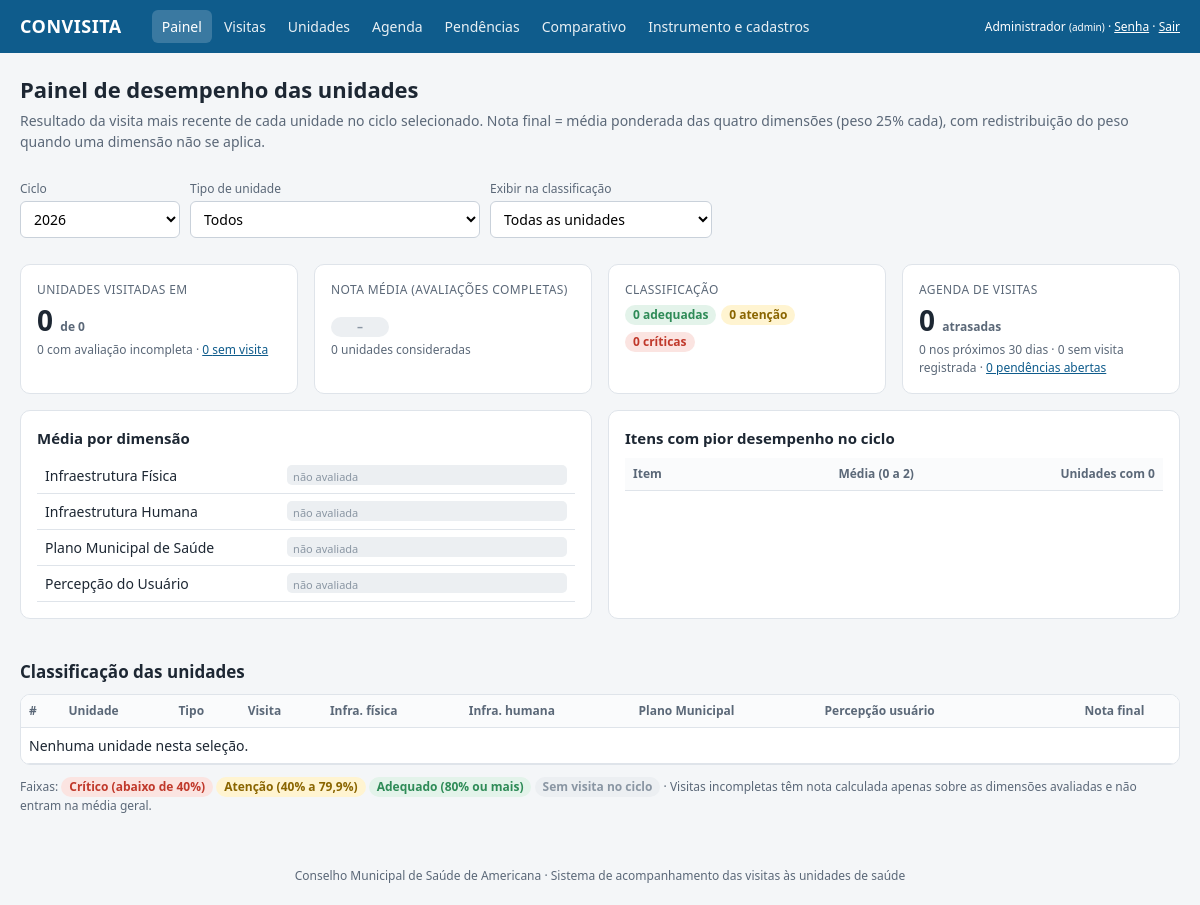
/ (signed in), run on the app's committed database.
### tables this page shows
CREATE TABLE faixa_classificacao (
  id               TINYINT UNSIGNED PRIMARY KEY,
  cor              VARCHAR(10)  NOT NULL,               
  rotulo           VARCHAR(60)  NOT NULL,
  limite_inferior  DECIMAL(6,4) NOT NULL,               
  limite_superior  DECIMAL(6,4) NOT NULL                
);

### inc/consultas.php (called while the page is built, shortened)
<?php
function ciclo_padrao(): int
{
    $c = linha("SELECT c.id FROM ciclo c JOIN visita v ON v.ciclo_id = c.id
                 WHERE v.situacao IN ('concluida','incompleta')
                 ORDER BY c.data_inicio DESC LIMIT 1");
    return (int)($c['id'] ?? 0);
}

### inc/base.php (the view, shortened to what this page needs)
<?php
function cfg(string $k)
{
    static $c = null;
    if ($c === null) $c = require __DIR__ . '/../config.php';
    return $c[$k] ?? null;
}
function db(): PDO
{
    static $pdo = null;
    if ($pdo === null) {
        $dsn = sprintf('mysql:host=%s;port=%d;dbname=%s;charset=utf8mb4', cfg('db_host'), cfg('db_porta'), cfg('db_nome'));
        try {
            $pdo = new PDO($dsn, cfg('db_usuario'), cfg('db_senha'), [
                PDO::ATTR_ERRMODE => PDO::ERRMODE_EXCEPTION,
                PDO::ATTR_DEFAULT_FETCH_MODE => PDO::FETCH_ASSOC,
                PDO::ATTR_EMULATE_PREPARES => false,
            ]);
        } catch (PDOException $ex) {
            http_response_code(500);
            echo '<p style="font-family:sans-serif">Não foi possível conectar ao banco <b>' . e((string)cfg('db_nome'))
               . '</b>. Verifique se o MySQL do XAMPP está ligado e se o banco foi instalado '
               . '(<a href="instalar.php">instalar.php</a>).</p>';
            exit;
        }
    }
    return $pdo;
}
function consulta(string $sql, array $p = []): array
{
    $st = db()->prepare($sql);
    $st->execute($p);
    return $st->fetchAll();
}
function linha(string $sql, array $p = []): ?array
{
    $r = consulta($sql, $p);
    return $r[0] ?? null;
}
function e($s): string { return htmlspecialchars((string)($s ?? ''), ENT_QUOTES, 'UTF-8'); }
function pct($x, int $casas = 1): string
{
    if ($x === null || $x === '') return '–';
    return number_format((float)$x * 100, $casas, ',', '.') . '%';
}
function faixas(): array
{
    static $f = null;
    if ($f === null) $f = consulta('SELECT * FROM faixa_classificacao ORDER BY limite_inferior');
    return $f;
}
function farol($x): string
{
    if ($x === null || $x === '') return 'cinza';
    return 'cinza';
}
function selo($x, bool $comTexto = true): string
{
    $c = farol($x);
    return '<span class="selo ' . $c . '">' . ($comTexto ? pct($x) : '&nbsp;') . '</span>';
}
function barra($x): string
{
    if ($x === null) return '<div class="barra vazia"><span>não avaliada</span></div>';
    $w = max(0, min(100, (float)$x * 100));
    return '<div class="barra"><i class="' . farol($x) . '" style="width:' . $w . '%"></i><span>' . pct($x) . '</span></div>';
}
function get(string $k, $padrao = null) { $v = $_GET[$k] ?? $padrao; return is_string($v) ? trim($v) : $v; }
function ciclos(): array { return consulta('SELECT * FROM ciclo ORDER BY data_inicio DESC'); }
function opcoes(array $linhas, string $chave, string $texto, $selecionado, string $vazio = ''): string
{
    $h = $vazio !== '' ? '<option value="">' . e($vazio) . '</option>' : '';
    foreach ($linhas as $l) {
        $s = ((string)$l[$chave] === (string)$selecionado) ? ' selected' : '';
        $h .= '<option value="' . e($l[$chave]) . '"' . $s . '>' . e($l[$texto]) . '</option>';
    }
    return $h;
}

### index.php (shortened to what this page needs)
<?php
require __DIR__ . '/inc/base.php';
require __DIR__ . '/inc/consultas.php';
$cicloId = (int)get('ciclo', ciclo_padrao());
$tipoId = (int)get('tipo', 0) ?: null;
$res = $cicloId ? resultados_ciclo($cicloId, $tipoId) : [];
$completas = array_filter($res, fn($r) => $r['situacao'] === 'concluida');
$exibir = in_array(get('exibir'), ['visitadas', 'sem_visita'], true) ? get('exibir') : 'todas';
$filtroTipo = fn(string $conector, string $alias = 'u.') => $tipoId ? " $conector {$alias}tipo_id = $tipoId" : '';
$visitadas = array_column($res, 'unidade_id');
$faltantes = array_values(array_filter(consulta(
    "SELECT u.id AS unidade_id, u.nome AS unidade, t.nome AS tipo_unidade, a.ultima_visita, a.visita_id, a.nota_final
       FROM unidade u LEFT JOIN tipo_unidade t ON t.id = u.tipo_id LEFT JOIN vw_agenda a ON a.unidade_id = u.id
      WHERE u.situacao = 'ativa'" . $filtroTipo('AND') . ' ORDER BY u.nome'),
    fn($u) => !in_array($u['unidade_id'], $visitadas)));
$totUnid = (int)linha("SELECT COUNT(*) n FROM unidade WHERE situacao = 'ativa'" . $filtroTipo('AND', ''))['n'];
$media = $completas ? array_sum(array_column($completas, 'nota_final')) / count($completas) : null;
$dist = ['verde' => 0, 'amarelo' => 0, 'vermelho' => 0];
$medDim = [];
foreach (['perc_infra_fisica' => 'Infraestrutura Física', 'perc_infra_humana' => 'Infraestrutura Humana',
          'perc_plano_municipal' => 'Plano Municipal de Saúde', 'perc_percepcao_usuario' => 'Percepção do Usuário'] as $k => $rot) {
    $v = array_filter(array_column($res, $k), fn($x) => $x !== null);
    $medDim[$rot] = $v ? array_sum($v) / count($v) : null;
}
$agenda = linha("SELECT SUM(situacao_agenda='atrasada') atrasadas, SUM(situacao_agenda='sem_visita') sem_visita,
                        SUM(situacao_agenda='proximos_30_dias') proximas FROM vw_agenda a JOIN unidade u ON u.id = a.unidade_id"
                 . $filtroTipo('WHERE'));
$pend = (int)linha("SELECT COUNT(*) n FROM pendencia p JOIN unidade u ON u.id = p.unidade_id WHERE p.situacao IN ('aberta','em_andamento')"
                 . $filtroTipo('AND'))['n'];
$itens = $cicloId ? medias_itens($cicloId, $tipoId) : [];
usort($itens, fn($a, $b) => ($a['media'] ?? 9) <=> ($b['media'] ?? 9));
require __DIR__ . '/inc/topo.php';
?>
<div class="cab">
  <div><h1>Painel de desempenho das unidades</h1>
  <p class="sub">Resultado da visita mais recente de cada unidade no ciclo selecionado. Nota final = média ponderada das quatro dimensões (peso 25% cada), com redistribuição do peso quando uma dimensão não se aplica.</p></div>
  <form class="filtros nao-imprimir" method="get">
    <div><label>Ciclo</label><select name="ciclo" onchange="this.form.submit()"><?= opcoes(ciclos(), 'id', 'nome', $cicloId) ?></select></div>
    <div><label>Tipo de unidade</label><select name="tipo" onchange="this.form.submit()"><?= opcoes(consulta('SELECT * FROM tipo_unidade ORDER BY nome'), 'id', 'nome', $tipoId, 'Todos') ?></select></div>
    <div><label>Exibir na classificação</label><select name="exibir" onchange="this.form.submit()">
      <?php foreach (['todas' => 'Todas as unidades', 'visitadas' => 'Somente visitadas', 'sem_visita' => 'Somente sem visita no ciclo'] as $k => $r): ?>
        <option value="<?= $k ?>" <?= $exibir === $k ? 'selected' : '' ?>><?= e($r) ?></option><?php endforeach; ?></select></div>
  </form>
</div>
<div class="grade g4">
  <div class="cartao kpi"><div class="rot">Unidades visitadas em <?= e($ciclo['nome'] ?? '') ?></div><div class="valor"><?= count($res) ?> <small class="mini">de <?= $totUnid ?></small></div><div class="det"><?= count($res) - count($completas) ?> com avaliação incompleta · <a href="?ciclo=<?= $cicloId ?>&tipo=<?= (int)$tipoId ?>&exibir=sem_visita#classificacao"><?= count($faltantes) ?> sem visita</a></div></div>
  <div class="cartao kpi"><div class="rot">Nota média (avaliações completas)</div><div class="valor"><?= selo($media) ?></div><div class="det"><?= count($completas) ?> unidades consideradas</div></div>
  <div class="cartao kpi"><div class="rot">Classificação</div><div class="valor" style="font-size:18px">
    <span class="selo verde"><?= $dist['verde'] ?> adequadas</span> <span class="selo amarelo"><?= $dist['amarelo'] ?> atenção</span> <span class="selo vermelho"><?= $dist['vermelho'] ?> críticas</span></div></div>
  <div class="cartao kpi"><div class="rot">Agenda de visitas</div><div class="valor"><?= (int)$agenda['atrasadas'] ?> <small class="mini">atrasadas</small></div>
    <div class="det"><?= (int)$agenda['proximas'] ?> nos próximos 30 dias · <?= (int)$agenda['sem_visita'] ?> sem visita registrada · <a href="pendencias.php"><?= $pend ?> pendências abertas</a></div></div>
</div>
<div class="grade g2">
  <div class="cartao"><h3 style="margin-top:0">Média por dimensão</h3>
    <table><?php foreach ($medDim as $rot => $v): ?><tr><td style="width:45%"><?= e($rot) ?></td><td><?= barra($v) ?></td></tr><?php endforeach; ?></table>
  </div>
  <div class="cartao"><h3 style="margin-top:0">Itens com pior desempenho no ciclo</h3>
    <table><tr><th>Item</th><th class="num">Média (0 a 2)</th><th class="num">Unidades com 0</th></tr>
    <?php foreach (array_slice($itens, 0, 5) as $i): ?>
      <tr><td><b><?= e($i['codigo']) ?></b> <?= e($i['nome']) ?></td><td class="num"><?= $i['media'] === null ? '–' : number_format((float)$i['media'], 2, ',', '') ?></td><td class="num"><?= (int)$i['zeros'] ?></td></tr>
    <?php endforeach; ?></table>
  </div>
</div>
<h2 id="classificacao">Classificação das unidades</h2>
<div class="tabela"><table>
  <tr><th>#</th><th>Unidade</th><th>Tipo</th><th>Visita</th><th>Infra. física</th><th>Infra. humana</th><th>Plano Municipal</th><th>Percepção usuário</th><th class="num">Nota final</th><th></th></tr>
  <?php if (($exibir === 'sem_visita' || !$res) && ($exibir === 'visitadas' || !$faltantes)): ?><tr><td colspan="10">Nenhuma unidade nesta seleção.</td></tr><?php endif; ?>
</table></div>
<p class="legenda">Faixas: <?php foreach (faixas() as $f): ?><span class="selo <?= e($f['cor']) ?>"><?= e($f['rotulo']) ?></span> <?php endforeach; ?>
 <span class="selo cinza">Sem visita no ciclo</span> · Visitas incompletas têm nota calculada apenas sobre as dimensões avaliadas e não entram na média geral.</p>
<?php require __DIR__ . '/inc/rodape.php';

### assets/estilo.css (style rules this page uses)
:root { --fundo:#f4f6f8; --cartao:#fff; --texto:#1d2733; --suave:#5b6878; --linha:#dfe4ea; --primaria:#0f5c8c; --primaria-esc:#0a4468; --verde:#2e8b57; --verde-f:#e3f3ea; --amarelo:#c99400; --amarelo-f:#fff4d1; --vermelho:#c0392b; --vermelho-f:#fbe4e1; --cinza:#8a96a3; --cinza-f:#eceff2; }
* { box-sizing:border-box }
body { margin:0;font:14px/1.5 "Segoe UI",Roboto,Arial,sans-serif;color:var(--texto);background:var(--fundo) }
a { color:var(--primaria) }
h1 { font-size:22px;margin:0 0 4px }
h2 { font-size:17px;margin:24px 0 10px }
h3 { font-size:15px;margin:16px 0 8px }
.sub { color:var(--suave);margin:0 0 16px }
.cartao { background:var(--cartao);border:1px solid var(--linha);border-radius:10px;padding:16px;margin-bottom:16px }
.grade { display:grid;gap:16px }
.g4 { grid-template-columns:repeat(auto-fit,minmax(200px,1fr)) }
.g2 { grid-template-columns:repeat(auto-fit,minmax(380px,1fr)) }
.kpi .valor { font-size:28px;font-weight:600 }
.kpi .rot { color:var(--suave);font-size:12px;text-transform:uppercase;letter-spacing:.4px }
.kpi .det { font-size:12px;color:var(--suave) }
table { width:100%;border-collapse:collapse;background:var(--cartao) }
th,td { padding:7px 8px;border-bottom:1px solid var(--linha);text-align:left;vertical-align:top }
th { font-size:12px;color:var(--suave);font-weight:600;background:#fafbfc;position:sticky;top:0 }
td.num,th.num { text-align:right;white-space:nowrap }
.tabela { overflow-x:auto;border:1px solid var(--linha);border-radius:10px }
.tabela table { border:0 }
.selo { display:inline-block;min-width:58px;text-align:center;padding:1px 8px;border-radius:12px;font-weight:600;font-size:12px }
.selo.verde { background:var(--verde-f);color:var(--verde) }
.selo.amarelo { background:var(--amarelo-f);color:#8a6500 }
.selo.vermelho { background:var(--vermelho-f);color:var(--vermelho) }
.selo.cinza { background:var(--cinza-f);color:var(--cinza) }
.barra { position:relative;height:20px;background:var(--cinza-f);border-radius:5px;overflow:hidden;min-width:120px }
.barra span { position:relative;font-size:11px;padding-left:6px;line-height:20px;font-weight:600 }
.barra.vazia span { color:var(--cinza);font-weight:400 }
.filtros { display:flex;flex-wrap:wrap;gap:10px;align-items:end;margin-bottom:14px }
label { display:block;font-size:12px;color:var(--suave);margin-bottom:3px }
input[type=text],input[type=date],input[type=number],input[type=password],select,textarea { width:100%;padding:7px 9px;border:1px solid #c9d1da;border-radius:6px;font:inherit;background:#fff }
.filtros > div { min-width:160px }
.cab { display:flex;justify-content:space-between;align-items:flex-start;gap:12px;flex-wrap:wrap;margin-bottom:12px }
.legenda { font-size:12px;color:var(--suave) }
.mini { font-size:12px;color:var(--suave) }

### data on the page
faixa_classificacao: rotulo "Crítico (abaixo de 40%)"
faixa_classificacao: rotulo "Atenção (40% a 79,9%)"
faixa_classificacao: rotulo "Adequado (80% ou mais)"

### other printed values
$rot "Painel"
$rot "Visitas"
$rot "Unidades"
$rot "Agenda"
$rot "Pendências"
$rot "Comparativo"
$rot "Instrumento e cadastros"
$usuTopo['nome'] "Administrador"
$usuTopo['perfil'] "admin"
count($res) "0"
$totUnid "0"
count($res) - count($completas) "0"
count($faltantes) "0"
pct($x) "–"
count($completas) "0"
